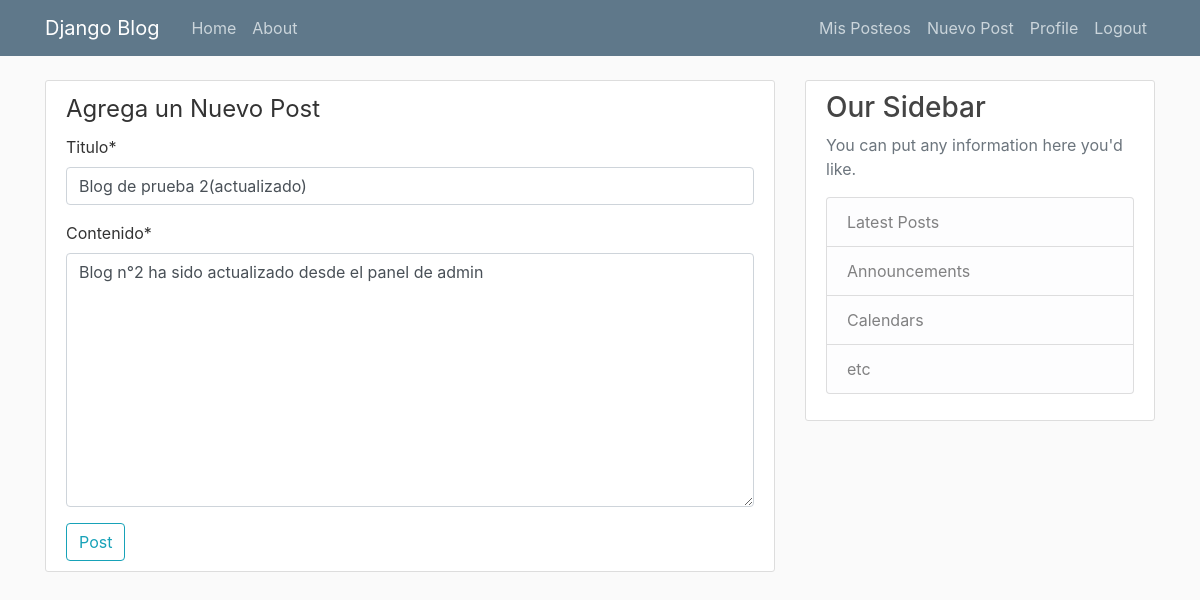
Page /post/2/update/ (signed in) on the committed database.
### blog/models.py (models this page shows, shortened)
class Post(models.Model):
    titulo = models.CharField(max_length=100)
    contenido = models.TextField()
    fecha = models.DateTimeField(default=timezone.now)
    autor = models.ForeignKey(User, on_delete=models.CASCADE)
    objects = models.Manager()

### blog/views.py (the view, shortened to what this page needs)
# urls.py: path('post/<int:pk>/update/', PostUpdateView.as_view(), name='post-update'),
class PostUpdateView(LoginRequiredMixin, UserPassesTestMixin, UpdateView):
    model = Post
    fields = ['titulo', 'contenido']
    def test_func(self):
        post = self.get_object()
        if self.request.user == post.autor:
            return True
        return False

### blog/templates/blog/post_form.html (shortened to what this page needs)
{% extends "blog/base.html" %}
{% load crispy_forms_tags %}
{% block content %}
    <div class="content-section">
        <form action="" method="POST">
            <fieldset class="from-group">
                <legend class="border-bottom-mb-4">Agrega un Nuevo Post</legend>
                {{ form|crispy }}
            </fieldset>
            <div class="from-group">
                <button class="btn btn-outline-info" type="submit"> Post</button>
            </div>
        </form>
    </div>
{% endblock content%}

### blog/static/main.css (style rules this page uses)
body { background: #fafafa; color: #333333; margin-top: 5rem; }
.content-section { background: #ffffff; padding: 10px 20px; border: 1px solid #dddddd; border-radius: 3px; margin-bottom: 20px; }

### rows in the picture
Post: titulo "Blog de prueba 2(actualizado)", contenido "Blog n°2 ha sido actualizado desde el panel de admin"
